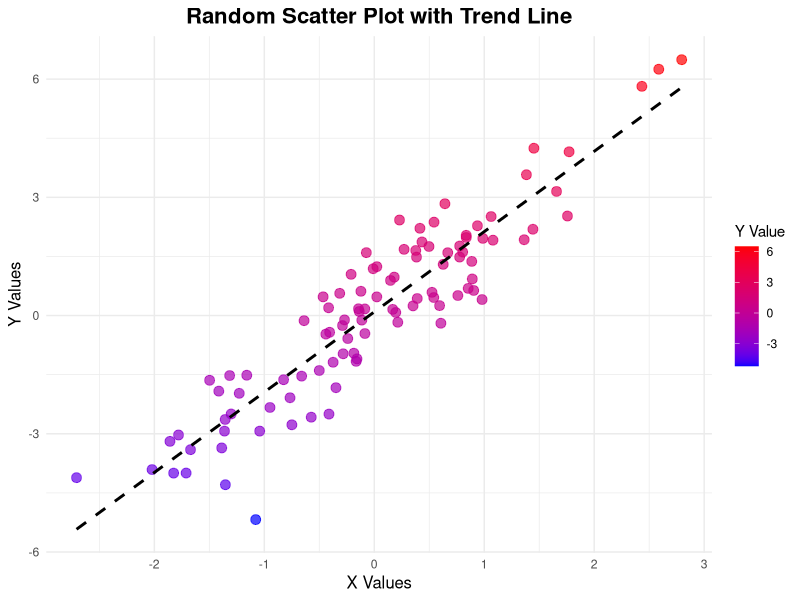

Here is the R script that generated this plot:
## ---- chunk 1
1 + 1
## ---- chunk 2
#| echo: false
2 * 2
## ---- chunk 3
#| echo: false
3*4
## ---- chunk 4
n <- 100
x <- rnorm(n, mean = 0, sd = 1)
y <- x * 2 + rnorm(n, mean = 0, sd = 1)

data2 <- data.frame(x = x, y = y)
library(ggplot2)

plot1 <- ggplot(data = data2, aes( x=x, y=y)) + geom_point(aes(color = y), size = 3, alpha = 0.7) +  # Scatter plot points
  scale_color_gradient(low = "blue", high = "red") +   # Color gradient from blue to red
  geom_smooth(method = "lm", se = FALSE, color = "black", linetype = "dashed") + # Add trend line
  labs(title = "Random Scatter Plot with Trend Line",
       x = "X Values",
       y = "Y Values",
       color = "Y Value") +
  theme_minimal() +
  theme(
    plot.title = element_text(hjust = 0.5, size = 16, face = "bold"),  # Center and style the title
    axis.title = element_text(size = 12),                             # Style axis titles
    legend.position = "right"  
  ) 

print(plot1)
